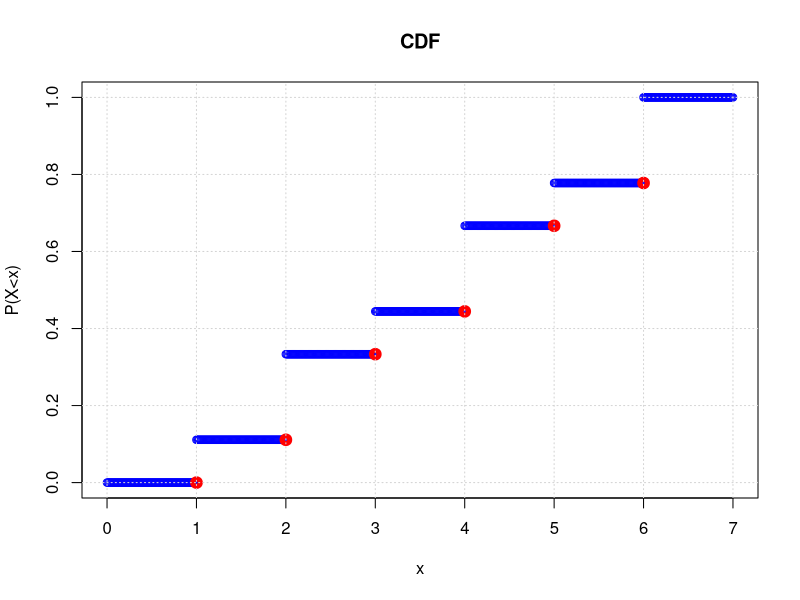

The R source for this figure:
10/81

mean(replicate(10000, {
            s <- sample(0:2, 5, replace=TRUE)
            ns <- rep(0, 3)
            for (i in 0:2) {
              ns[i+1] = sum((s == i))
            }
            found <- as.integer((ns[1] == 2) && (ns[2] == 2) && (ns[3] == 1))
            found
          }
          ))

1-(2/3)^5
211/243

mean(replicate(10000, {
  s <- sample(0:2, 5, replace=TRUE)
  sum(s == 0) > 0
}
))

5/9
mean(replicate(10000, {
  hand <- 2:4
  s <- sample(1:6, 2, replace=TRUE)
  hand <- sort(c(hand, s))
  uhand <- unique(hand)
  ((length(hand) == 5) && (all(hand == 1:5) || all(hand == 2:6) || all(hand == c(1,2,3,4,6)))) ||
  ((length(uhand) == 4) && (all(uhand == 1:4) || all(uhand == 2:5)))
  #all(hand == 1:5) || all(hand == 2:6) || all(hand == c(1,2,3,4,6)) || (sum(unique(hand)) == 10) || (sum(unique(hand)) == 14)
}
))

8*factorial(5)/6^5
mean(replicate(10000, {
  hand <- sample(1:6, 5, replace=TRUE)
  hand <- sort(hand)
  uhand <- unique(hand)
  ((length(hand) == 5) && (all(hand == c(1,2,3,4,6)) ||  all(hand == c(1,3,4,5,6)))) ||
  ((length(uhand) == 4) && (all(uhand == 1:4) || all(uhand == 2:5) || all(uhand == 3:6)))
}
))

0.7 + 0.5 - 0.6*0.7

6*0.24^2
dbinom(2, 4, 0.6)

dbinom(1, 3, 0.6)

1 - (0.6*0.7) / (0.6*0.7 + 0.1*0.3)
(0.1*0.3) / (0.6*0.7 + 0.1*0.3)

dbinom(2, 5, 0.9)
5*0.9
5*0.9*0.1

(1-0.06)^(2-1)*0.06
dgeom(2, 0.06)
dgeom(1, 0.06)
1/0.06
(1-0.06)/0.06^2

1-(0.17+0.07+0.13-0.06-0.02-0.11+0.01)
0.17-0.06-0.11+0.01
0.07-0.06-0.02+0.01
0.13-0.11-0.02+0.01
0.06-0.01 + 0.02-0.01 + 0.11-0.01

x <- 0:3
p <- c(0.81,0.02,0.16,0.01)
sum(p*x)
sum(p*x^2) - (sum(p*x))^2
sqrt(sum(p*x^2) - (sum(p*x))^2)

choose(30,4)*(0.05)^4*(0.95)^26
dbinom(4, 30, 0.05)
0.95^3*0.05
dgeom(3, 0.05)
3*(0.05)^2*(0.95)^2
dnbinom(2,2,0.05)

cdf <- function(x) {
  #if (x - as.integer(x) == 0) {
  #  return(NA)
  #} else 
  if (x < 1) {
    return(0)
  } else if (x < 2) {
    return(1/9)
  } else if (x < 3) {
    return(3/9)
  } else if (x < 4) {
    return(4/9)
  } else if (x < 5) {
    return(6/9)
  } else if (x < 6) {
    return(7/9)
  } else {
    return(1)
  }
}

cdf <- Vectorize(cdf)
x <- seq(0,7, 0.01)
plot(x, cdf(x), xlab='x', ylab='P(X<x)', main='CDF', col='blue') #, lwd=2) #type='l',
points(1:6, cdf(0:5), col='red', lwd=5)
grid()

x <- 1:6
p <- c(1/9,2/9,1/9,2/9,1/9,2/9)
sum(p*x)

choose(15,4)*(0.4)^4*(0.6)^11
dbinom(4, 15, 0.4)

ks <- 0:4
sum(choose(15,ks)*(0.4)^ks*(0.6)^(15-ks))
pbinom(4, 15, 0.4)



qnorm(0.1, 12, 2, lower.tail = FALSE)
pnorm(12+2*1.5, 12, 2) - pnorm(12-2*1.5, 12, 2)
integrate(function(x) exp(-(x-12)^2/(2*4))/(sqrt(2*pi)*2), 12-2*1.5, 12+2*1.5)

integrate(function(x) 20/x^2, 10, 20)
integrate(function(x) 20/x^2, 10, 15)
integrate(function(x) x*20/x^2, 10, 20)
20*log(2)

x <- 0:10
sum(1/11*(x*10 - (10-x)*5))
#Ex
e = sum(x/length(x))
#E[x*10 + (10-x)*(-5)]
15*e - 50

(1-exp(-12/10))^3

cov <- function(x, y, px, py, pxy) {
  mx <- sum(x*px)
  my <- sum(y*py)
  sx <- sqrt(sum((x-mx)^2*px))
  sy <- sqrt(sum((y-my)^2*py))
  cv = 0
  for (i in x) {
    for (j in y) {
      #print(paste(i, j, pxy[[paste(i,j,sep=',')]]))
      cv = cv + (i-mx)*(j-my)*pxy[[paste(i,j,sep=',')]]
    }
  }
  rho = cv / (sx*sy)
  return(c(cv, rho))
}

x <- c(1,5)
y <- c(1, 4, 16)
px <- c(0.5, 0.5)
py <- c(0.3, 0.4, 0.3)
pxy <- list()
pxy[['1,1']] = 0.2
pxy[['5,1']] = 0.1
pxy[['1,4']] = pxy[['5,16']] = 0.25
pxy[['5,4']] = 0.15
pxy[['1,16']] = 0.05
cov(x, y, px, py, pxy)

pnorm((12.04-12)/0.2) - pnorm((11.97-12)/0.2)

pnorm(0.6, 1/2, 1/sqrt(12*30)) - pnorm(0.5, 1/2, 1/sqrt(12*30))
1-pnorm(0, 2, sqrt(5))

100^2/12
